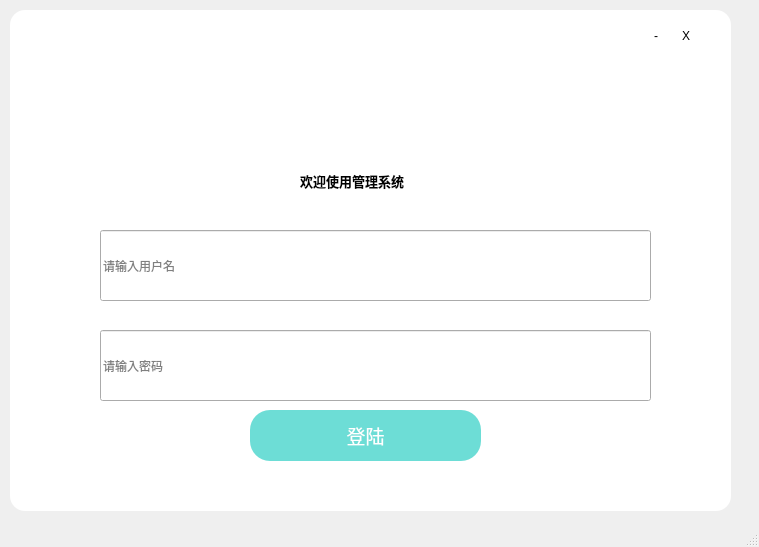
<?xml version="1.0" encoding="UTF-8"?>
<ui version="4.0">
 <class>MainWindow</class>
 <widget class="QMainWindow" name="MainWindow">
  <property name="geometry">
   <rect>
    <x>0</x>
    <y>0</y>
    <width>759</width>
    <height>547</height>
   </rect>
  </property>
  <property name="windowTitle">
   <string>MainWindow</string>
  </property>
  <property name="toolTip">
   <string/>
  </property>
  <property name="styleSheet">
   <string notr="true"/>
  </property>
  <widget class="QWidget" name="centralwidget">
   <property name="styleSheet">
    <string notr="true"/>
   </property>
   <widget class="QPushButton" name="pushButton">
    <property name="geometry">
     <rect>
      <x>250</x>
      <y>410</y>
      <width>231</width>
      <height>51</height>
     </rect>
    </property>
    <property name="minimumSize">
     <size>
      <width>0</width>
      <height>0</height>
     </size>
    </property>
    <property name="maximumSize">
     <size>
      <width>16777215</width>
      <height>16777215</height>
     </size>
    </property>
    <property name="palette">
     <palette>
      <active>
       <colorrole role="WindowText">
        <brush brushstyle="SolidPattern">
         <color alpha="255">
          <red>255</red>
          <green>255</green>
          <blue>255</blue>
         </color>
        </brush>
       </colorrole>
       <colorrole role="Button">
        <brush brushstyle="SolidPattern">
         <color alpha="255">
          <red>109</red>
          <green>221</green>
          <blue>214</blue>
         </color>
        </brush>
       </colorrole>
       <colorrole role="Text">
        <brush brushstyle="SolidPattern">
         <color alpha="255">
          <red>255</red>
          <green>255</green>
          <blue>255</blue>
         </color>
        </brush>
       </colorrole>
       <colorrole role="ButtonText">
        <brush brushstyle="SolidPattern">
         <color alpha="255">
          <red>255</red>
          <green>255</green>
          <blue>255</blue>
         </color>
        </brush>
       </colorrole>
       <colorrole role="Base">
        <brush brushstyle="SolidPattern">
         <color alpha="255">
          <red>109</red>
          <green>221</green>
          <blue>214</blue>
         </color>
        </brush>
       </colorrole>
       <colorrole role="Window">
        <brush brushstyle="SolidPattern">
         <color alpha="255">
          <red>109</red>
          <green>221</green>
          <blue>214</blue>
         </color>
        </brush>
       </colorrole>
       <colorrole role="PlaceholderText">
        <brush brushstyle="NoBrush">
         <color alpha="128">
          <red>255</red>
          <green>255</green>
          <blue>255</blue>
         </color>
        </brush>
       </colorrole>
      </active>
      <inactive>
       <colorrole role="WindowText">
        <brush brushstyle="SolidPattern">
         <color alpha="255">
          <red>255</red>
          <green>255</green>
          <blue>255</blue>
         </color>
        </brush>
       </colorrole>
       <colorrole role="Button">
        <brush brushstyle="SolidPattern">
         <color alpha="255">
          <red>109</red>
          <green>221</green>
          <blue>214</blue>
         </color>
        </brush>
       </colorrole>
       <colorrole role="Text">
        <brush brushstyle="SolidPattern">
         <color alpha="255">
          <red>255</red>
          <green>255</green>
          <blue>255</blue>
         </color>
        </brush>
       </colorrole>
       <colorrole role="ButtonText">
        <brush brushstyle="SolidPattern">
         <color alpha="255">
          <red>255</red>
          <green>255</green>
          <blue>255</blue>
         </color>
        </brush>
       </colorrole>
       <colorrole role="Base">
        <brush brushstyle="SolidPattern">
         <color alpha="255">
          <red>109</red>
          <green>221</green>
          <blue>214</blue>
         </color>
        </brush>
       </colorrole>
       <colorrole role="Window">
        <brush brushstyle="SolidPattern">
         <color alpha="255">
          <red>109</red>
          <green>221</green>
          <blue>214</blue>
         </color>
        </brush>
       </colorrole>
       <colorrole role="PlaceholderText">
        <brush brushstyle="NoBrush">
         <color alpha="128">
          <red>255</red>
          <green>255</green>
          <blue>255</blue>
         </color>
        </brush>
       </colorrole>
      </inactive>
      <disabled>
       <colorrole role="WindowText">
        <brush brushstyle="SolidPattern">
         <color alpha="255">
          <red>255</red>
          <green>255</green>
          <blue>255</blue>
         </color>
        </brush>
       </colorrole>
       <colorrole role="Button">
        <brush brushstyle="SolidPattern">
         <color alpha="255">
          <red>109</red>
          <green>221</green>
          <blue>214</blue>
         </color>
        </brush>
       </colorrole>
       <colorrole role="Text">
        <brush brushstyle="SolidPattern">
         <color alpha="255">
          <red>255</red>
          <green>255</green>
          <blue>255</blue>
         </color>
        </brush>
       </colorrole>
       <colorrole role="ButtonText">
        <brush brushstyle="SolidPattern">
         <color alpha="255">
          <red>255</red>
          <green>255</green>
          <blue>255</blue>
         </color>
        </brush>
       </colorrole>
       <colorrole role="Base">
        <brush brushstyle="SolidPattern">
         <color alpha="255">
          <red>109</red>
          <green>221</green>
          <blue>214</blue>
         </color>
        </brush>
       </colorrole>
       <colorrole role="Window">
        <brush brushstyle="SolidPattern">
         <color alpha="255">
          <red>109</red>
          <green>221</green>
          <blue>214</blue>
         </color>
        </brush>
       </colorrole>
       <colorrole role="PlaceholderText">
        <brush brushstyle="NoBrush">
         <color alpha="128">
          <red>255</red>
          <green>255</green>
          <blue>255</blue>
         </color>
        </brush>
       </colorrole>
      </disabled>
     </palette>
    </property>
    <property name="font">
     <font>
      <family>黑体</family>
      <pointsize>14</pointsize>
      <weight>50</weight>
      <bold>false</bold>
     </font>
    </property>
    <property name="autoFillBackground">
     <bool>false</bool>
    </property>
    <property name="styleSheet">
     <string notr="true">QPushButton::hover{
background-color: rgb(170, 255, 255);
}
QPushButton::pressed{
background-color: rgb(109, 221, 214);
}
QPushButton{
background-color: rgb(109, 221, 214);
color: rgb(255, 255, 255);
border:None;
border-radius:20px;
}
</string>
    </property>
    <property name="text">
     <string>登陆</string>
    </property>
   </widget>
   <widget class="QLineEdit" name="lineEdit">
    <property name="geometry">
     <rect>
      <x>100</x>
      <y>330</y>
      <width>551</width>
      <height>71</height>
     </rect>
    </property>
    <property name="toolTip">
     <string>2</string>
    </property>
    <property name="inputMask">
     <string/>
    </property>
    <property name="text">
     <string/>
    </property>
    <property name="placeholderText">
     <string>请输入密码</string>
    </property>
   </widget>
   <widget class="QLineEdit" name="lineEdit_2">
    <property name="geometry">
     <rect>
      <x>100</x>
      <y>230</y>
      <width>551</width>
      <height>71</height>
     </rect>
    </property>
    <property name="styleSheet">
     <string notr="true"/>
    </property>
    <property name="text">
     <string/>
    </property>
    <property name="placeholderText">
     <string>请输入用户名</string>
    </property>
   </widget>
   <widget class="QLabel" name="label">
    <property name="geometry">
     <rect>
      <x>300</x>
      <y>160</y>
      <width>201</width>
      <height>41</height>
     </rect>
    </property>
    <property name="font">
     <font>
      <family>微软雅黑</family>
      <pointsize>10</pointsize>
      <weight>75</weight>
      <bold>true</bold>
     </font>
    </property>
    <property name="text">
     <string>欢迎使用管理系统</string>
    </property>
   </widget>
   <widget class="QLabel" name="label_2">
    <property name="geometry">
     <rect>
      <x>340</x>
      <y>80</y>
      <width>64</width>
      <height>64</height>
     </rect>
    </property>
    <property name="styleSheet">
     <string notr="true">border-image: url(:/Image/Images/user_message.png);</string>
    </property>
    <property name="text">
     <string/>
    </property>
   </widget>
   <widget class="QWidget" name="widget" native="true">
    <property name="geometry">
     <rect>
      <x>10</x>
      <y>10</y>
      <width>721</width>
      <height>501</height>
     </rect>
    </property>
    <property name="styleSheet">
     <string notr="true">border-radius:15px;
background-color: rgb(255, 255, 255);</string>
    </property>
    <widget class="QPushButton" name="pushButton_3">
     <property name="geometry">
      <rect>
       <x>630</x>
       <y>10</y>
       <width>32</width>
       <height>32</height>
      </rect>
     </property>
     <property name="styleSheet">
      <string notr="true">QPushButton::hover{
background-color: rgb(218, 218, 218);
}
QPushButton::pressed{
background-color: rgb(218, 218, 218);
}</string>
     </property>
     <property name="text">
      <string>-</string>
     </property>
    </widget>
    <widget class="QPushButton" name="pushButton_2">
     <property name="geometry">
      <rect>
       <x>660</x>
       <y>10</y>
       <width>32</width>
       <height>32</height>
      </rect>
     </property>
     <property name="styleSheet">
      <string notr="true">QPushButton::hover{
background-color: rgb(218, 218, 218);
}
QPushButton::pressed{
background-color: rgb(218, 218, 218);
}</string>
     </property>
     <property name="text">
      <string>X</string>
     </property>
    </widget>
   </widget>
   <zorder>widget</zorder>
   <zorder>lineEdit_2</zorder>
   <zorder>pushButton</zorder>
   <zorder>lineEdit</zorder>
   <zorder>label</zorder>
   <zorder>label_2</zorder>
  </widget>
  <widget class="QStatusBar" name="statusbar"/>
 </widget>
 <resources>
  <include location="resources/login/login.qrc"/>
 </resources>
 <connections/>
</ui>
